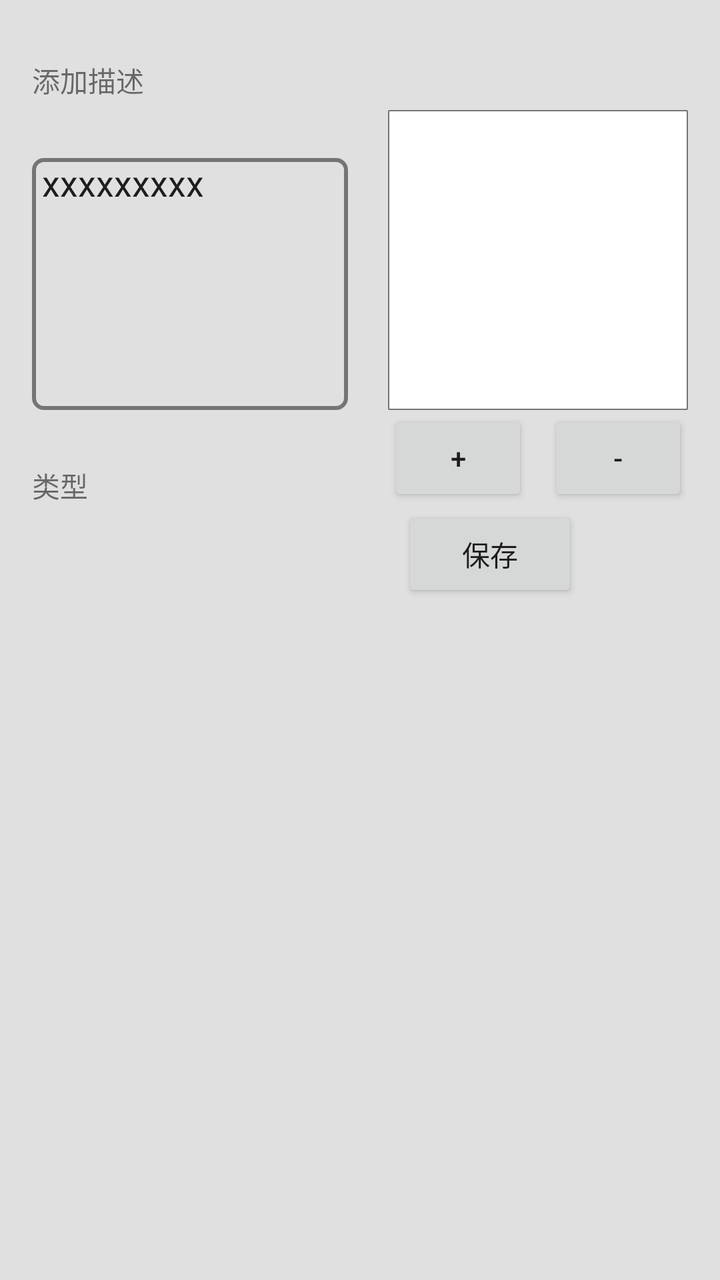
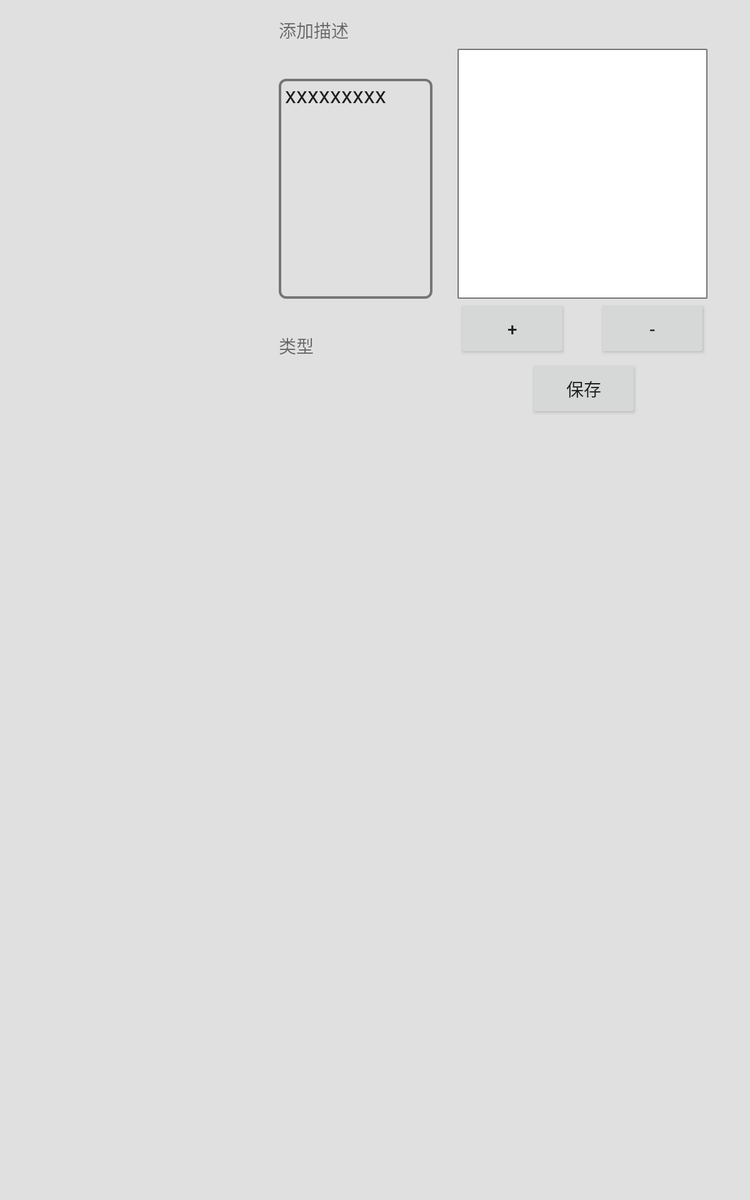

Two renders of one Android screen. The first uses the default layout on a phone; the second uses the alternative layout the repository ships for a different screen configuration, on a matching device. The two XML files are below.
<!-- AndroidManifest.xml: application theme AppTheme -->
<!-- res/layout/pop_mission_item_error.xml -->
<?xml version="1.0" encoding="utf-8"?>
<RelativeLayout xmlns:android="http://schemas.android.com/apk/res/android"
    xmlns:app="http://schemas.android.com/apk/res-auto"
    android:layout_width="match_parent"
    android:layout_height="match_parent"
    android:background="@color/md_grey_300"
    android:orientation="vertical"
    android:padding="16dp">

    <EditText
        android:id="@+id/pop_error_et_describle"
        android:layout_width="wrap_content"
        android:layout_height="wrap_content"
        android:layout_alignBottom="@+id/pop_error_iv_photo"
        android:layout_alignStart="@+id/pop_error_tx"
        android:layout_below="@+id/pop_error_tx"
        android:layout_marginRight="20dp"
        android:layout_marginTop="24dp"
        android:layout_toStartOf="@+id/pop_error_iv_photo"
        android:background="@drawable/rectangle_et_check"
        android:gravity="start"
        android:inputType="textNoSuggestions|textMultiLine"
        android:paddingLeft="5dp"
        android:paddingRight="5dp"
        android:text="xxxxxxxxx" />

    <TextView
        android:id="@+id/pop_error_tx"
        android:layout_width="wrap_content"
        android:layout_height="wrap_content"
        android:layout_alignParentTop="true"
        android:layout_marginTop="9dp"
        android:gravity="center_vertical"
        android:minHeight="30dp"
        android:minWidth="200dp"
        android:text="添加描述" />

    <ImageView
        android:id="@+id/pop_error_iv_photo"
        android:layout_width="@dimen/iv_height"
        android:layout_height="@dimen/iv_height"

        android:layout_alignParentEnd="true"
        android:layout_below="@+id/pop_error_tx"
        android:background="@drawable/storke_imageview"
        android:minHeight="200dp"
        android:minWidth="200dp"
        android:padding="5dp" />

    <TextView
        android:id="@+id/pop_error_tx_kind"
        android:layout_width="wrap_content"
        android:layout_height="wrap_content"

        android:layout_above="@+id/pop_error_bt_save"
        android:layout_alignStart="@+id/pop_error_et_describle"

        android:text="类型" />

    <TextView
        android:id="@+id/pop_error_sp_error"
        android:layout_width="wrap_content"
        android:layout_height="wrap_content"
        android:layout_alignBaseline="@+id/pop_error_tx_kind"
        android:layout_alignBottom="@+id/pop_error_tx_kind"
        android:layout_toEndOf="@+id/pop_error_tx_kind"
        android:background="@drawable/stroke_spiner"

        android:minWidth="100dp">

    </TextView>

    <Button
        android:id="@+id/pop_error_bt_takephoto"
        android:layout_width="70dp"
        android:layout_height="wrap_content"
        android:layout_below="@+id/pop_error_iv_photo"

        android:layout_toEndOf="@+id/pop_error_et_describle"
        android:text="+" />

    <Button
        android:id="@+id/pop_error_bt_save"
        android:layout_width="wrap_content"
        android:layout_height="wrap_content"
        android:layout_alignEnd="@+id/pop_error_iv_photo"
        android:layout_below="@+id/pop_error_bt_takephoto"
        android:layout_marginEnd="55dp"
        android:text="保存" />

    <Button
        android:id="@+id/pop_error_bt_deletephoto"
        android:layout_width="70dp"
        android:layout_height="wrap_content"
        android:layout_alignEnd="@+id/pop_error_iv_photo"
        android:layout_below="@+id/pop_error_iv_photo"
        android:text="-" />
</RelativeLayout>
<!-- resources referenced by this layout -->
<resources>
  <color name="md_grey_300">#E0E0E0</color>
  <!-- from res/values-xxhdpi/ -->
  <dimen name="iv_height">150dp</dimen>
  <!-- drawable rectangle_et_check (drawable) -->
  <?xml version="1.0" encoding="utf-8"?>
  <shape xmlns:android="http://schemas.android.com/apk/res/android"
      android:shape="rectangle">
      <corners android:radius="5dp"></corners>
      <stroke
          android:width="2dp"
          android:color="@color/md_grey_600"></stroke>
  </shape>
  <!-- drawable storke_imageview (drawable) -->
  <?xml version="1.0" encoding="utf-8"?>
  <shape xmlns:android="http://schemas.android.com/apk/res/android">
      <corners android:radius="1.0px" />
      <stroke android:color="@color/md_grey_600" android:width="2px"/>
      <solid android:color="@android:color/white" />
  </shape>
  <!-- drawable stroke_spiner (drawable) -->
  <?xml version="1.0" encoding="utf-8"?>
  <layer-list xmlns:android="http://schemas.android.com/apk/res/android">
      <item>
          <shape>
              <stroke
                  android:width="1dp"
                  android:color="@color/md_grey_600" />
  
              <padding
                  android:bottom="5dp"
                  android:left="2dp"
                  android:right="10dp"
                  android:top="5dp" />
              <solid android:color="@color/md_grey_200"></solid>
          </shape>
      </item>
      <item>
          <bitmap
              android:gravity="end"
              android:src="@mipmap/ic_arrow_down" />
      </item>
  </layer-list>
  <style name="AppTheme" parent="Theme.AppCompat.Light.NoActionBar">
          
          <item name="colorPrimary">@color/colorPrimary</item>
          <item name="colorPrimaryDark">@color/colorPrimaryDark</item>
          <item name="colorAccent">@color/colorAccent</item>
      </style>
  <color name="md_grey_600">#757575</color>
  <color name="md_grey_200">#EEEEEE</color>
  <color name="colorPrimary">#3F51B5</color>
  <color name="colorPrimaryDark">#303F9F</color>
  <color name="colorAccent">#FF4081</color>
</resources>
<!-- res/layout-sw600dp/pop_mission_item_error.xml (the repository's variant of the layout above) -->
<!-- drawn on a 7-inch tablet held upright -->
<?xml version="1.0" encoding="utf-8"?>
<RelativeLayout xmlns:android="http://schemas.android.com/apk/res/android"
    xmlns:app="http://schemas.android.com/apk/res-auto"
    android:layout_width="match_parent"
    android:layout_height="match_parent"
    android:background="@color/md_grey_300"
    android:orientation="vertical">

    <EditText
        android:id="@+id/pop_error_et_describle"
        android:layout_width="wrap_content"
        android:layout_height="wrap_content"
        android:layout_alignBottom="@+id/pop_error_iv_photo"
        android:layout_alignStart="@+id/pop_error_tx"
        android:layout_below="@+id/pop_error_tx"
        android:layout_marginRight="20dp"
        android:layout_marginTop="24dp"
        android:layout_toStartOf="@+id/pop_error_iv_photo"
        android:background="@drawable/rectangle_et_check"
        android:gravity="start"
        android:paddingLeft="5dp"
        android:paddingRight="5dp"
        android:inputType="textNoSuggestions|textMultiLine"
        android:text="xxxxxxxxx" />

    <TextView
        android:id="@+id/pop_error_tx"
        android:layout_width="wrap_content"
        android:layout_height="wrap_content"
        android:layout_marginTop="9dp"
        android:gravity="center_vertical"
        android:minHeight="30dp"
        android:minWidth="200dp"
        android:text="添加描述"
        android:layout_alignParentTop="true"
        android:layout_toStartOf="@+id/pop_error_bt_save" />

    <ImageView
        android:id="@+id/pop_error_iv_photo"
        android:layout_width="wrap_content"
        android:layout_height="wrap_content"
        android:layout_marginEnd="34dp"
        android:background="@drawable/storke_imageview"
        android:minHeight="200dp"
        android:minWidth="200dp"
        android:padding="5dp"
        android:layout_below="@+id/pop_error_tx"
        android:layout_alignParentEnd="true" />

    <TextView
        android:id="@+id/pop_error_tx_kind"
        android:layout_width="wrap_content"
        android:layout_height="wrap_content"

        android:layout_above="@+id/pop_error_bt_save"
        android:layout_alignStart="@+id/pop_error_et_describle"
        android:minWidth="60dp"
        android:text="类型" />

    <TextView
        android:id="@+id/pop_error_sp_error"
        android:layout_width="wrap_content"
        android:layout_height="wrap_content"
        android:background="@drawable/stroke_spiner"
        android:minWidth="100dp"
        android:spinnerMode="dialog"
        android:layout_alignBaseline="@+id/pop_error_tx_kind"
        android:layout_alignBottom="@+id/pop_error_tx_kind"
        android:layout_toEndOf="@+id/pop_error_tx_kind">

    </TextView>

    <Button
        android:id="@+id/pop_error_bt_takephoto"
        android:layout_width="wrap_content"
        android:layout_height="wrap_content"
        android:layout_below="@+id/pop_error_iv_photo"

        android:layout_toEndOf="@+id/pop_error_et_describle"
        android:text="+" />

    <Button
        android:id="@+id/pop_error_bt_save"
        android:layout_width="wrap_content"
        android:layout_height="wrap_content"
        android:layout_alignEnd="@+id/pop_error_iv_photo"
        android:layout_below="@+id/pop_error_bt_takephoto"
        android:layout_marginEnd="55dp"
        android:text="保存" />

    <Button
        android:id="@+id/pop_error_bt_deletephoto"
        android:layout_width="wrap_content"
        android:layout_height="wrap_content"
        android:layout_alignEnd="@+id/pop_error_iv_photo"
        android:layout_below="@+id/pop_error_iv_photo"
        android:text="-" />
</RelativeLayout>
<!-- resources referenced by the variant -->
<!-- as a 7-inch tablet held upright resolves them -->
<resources>
  <color name="md_grey_300">#E0E0E0</color>
  <!-- drawable rectangle_et_check (drawable) -->
  <?xml version="1.0" encoding="utf-8"?>
  <shape xmlns:android="http://schemas.android.com/apk/res/android"
      android:shape="rectangle">
      <corners android:radius="5dp"></corners>
      <stroke
          android:width="2dp"
          android:color="@color/md_grey_600"></stroke>
  </shape>
  <!-- drawable storke_imageview (drawable) -->
  <?xml version="1.0" encoding="utf-8"?>
  <shape xmlns:android="http://schemas.android.com/apk/res/android">
      <corners android:radius="1.0px" />
      <stroke android:color="@color/md_grey_600" android:width="2px"/>
      <solid android:color="@android:color/white" />
  </shape>
  <!-- drawable stroke_spiner (drawable) -->
  <?xml version="1.0" encoding="utf-8"?>
  <layer-list xmlns:android="http://schemas.android.com/apk/res/android">
      <item>
          <shape>
              <stroke
                  android:width="1dp"
                  android:color="@color/md_grey_600" />
  
              <padding
                  android:bottom="5dp"
                  android:left="2dp"
                  android:right="10dp"
                  android:top="5dp" />
              <solid android:color="@color/md_grey_200"></solid>
          </shape>
      </item>
      <item>
          <bitmap
              android:gravity="end"
              android:src="@mipmap/ic_arrow_down" />
      </item>
  </layer-list>
  <style name="AppTheme" parent="Theme.AppCompat.Light.NoActionBar">
          
          <item name="colorPrimary">@color/colorPrimary</item>
          <item name="colorPrimaryDark">@color/colorPrimaryDark</item>
          <item name="colorAccent">@color/colorAccent</item>
      </style>
  <color name="md_grey_600">#757575</color>
  <color name="md_grey_200">#EEEEEE</color>
  <color name="colorPrimary">#3F51B5</color>
  <color name="colorPrimaryDark">#303F9F</color>
  <color name="colorAccent">#FF4081</color>
</resources>
